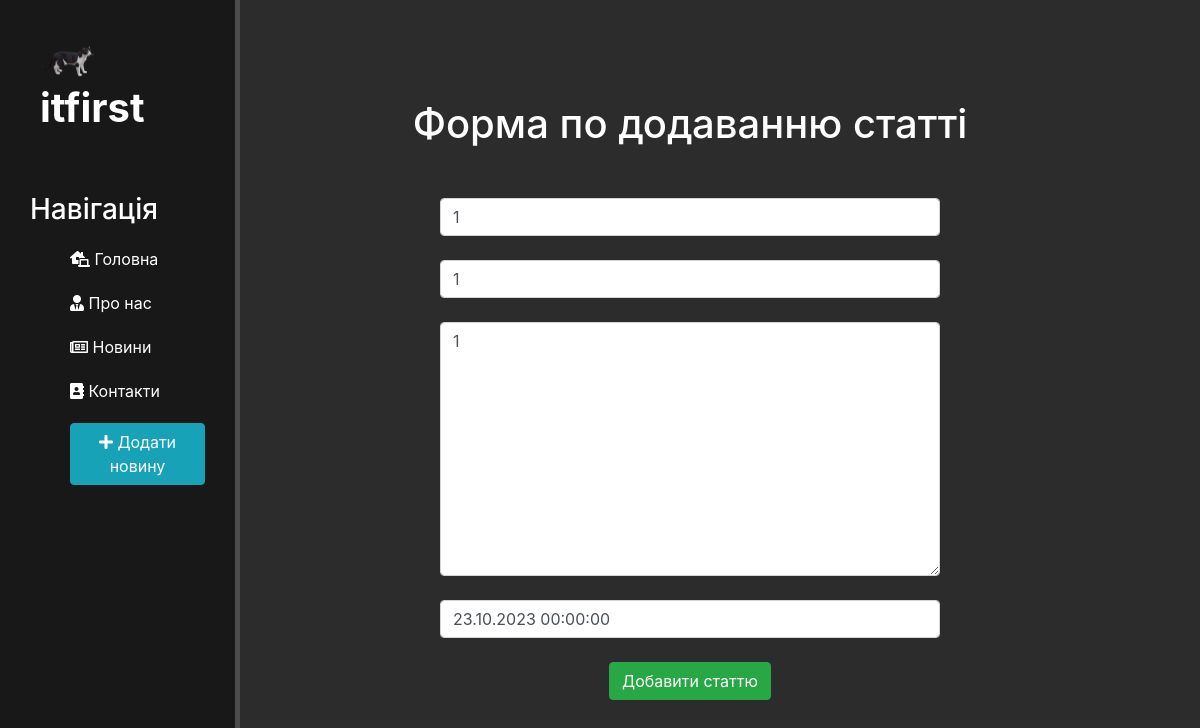
Screenshot of /news/4/update/ with the database file from the repository.
### news/models.py (models this page shows, shortened)
class Articles(models.Model):
    title = models.CharField('Назва', max_length=50)
    anons = models.CharField('Анонс', max_length=250)
    full_text = models.TextField('Стаття')
    date = models.DateTimeField('Дата публікації')
    class Meta:
        verbose_name = 'Новина'
        verbose_name_plural = 'Новини'

### news/views.py (the view)
# urls.py: path('<int:pk>/update/', views.NewsUpdate.as_view(), name='news_update'),  # Add a trailing slash for consistency
class NewsUpdate(UpdateView):
    model = Articles
    template_name = 'news/create.html'
    form_class = ArticlesForm

### news/forms.py
class ArticlesForm(ModelForm):
    class Meta:
        model = Articles
        fields = ['title', 'anons', 'full_text', 'date']
        widgets = {
            'title': TextInput(attrs={
                'class': 'form-control',
                'placeholder': 'Назва статті'
            }),
            'anons': TextInput(attrs={
                'class': 'form-control',
                'placeholder': 'Анонс статті'
            }),
            'date': DateTimeInput(attrs={
                'class': 'form-control',
                'placeholder': 'Дата публікації'
            }),
            'full_text': Textarea(attrs={
                'class': 'form-control',
                'placeholder': 'Текст статті'
            })
        }

### news/templates/news/create.html (shortened to what this page needs)
{% extends 'main/layout.html' %}
{% block content %}
    <div class="features">
        <h1> Форма по додаванню статті </h1>
        <form method="post">
            {{ form.title }}<br>
            {{ form.anons }}<br>
            {{ form.full_text }}<br>
            {{ form.date }}<br>
            <button class="btn btn-success" type="submit">Добавити статтю</button>
        </form>
    </div>
{% endblock %}

### main/static/main/css/main.css (style rules this page uses)
body { background: #2c2c2c; }
main .features { float: left; color: #fff; margin-top: 100px; text-align: center; width: 75%; }
main .features h1 { font-size: 50xp; }
form { margin-left: auto; margin-right: auto; max-width: 500px; margin-top: 50px; }

### rows the page displays
Articles: title "1", anons "1", full_text "1", date "23.10.2023 00:00:00"
